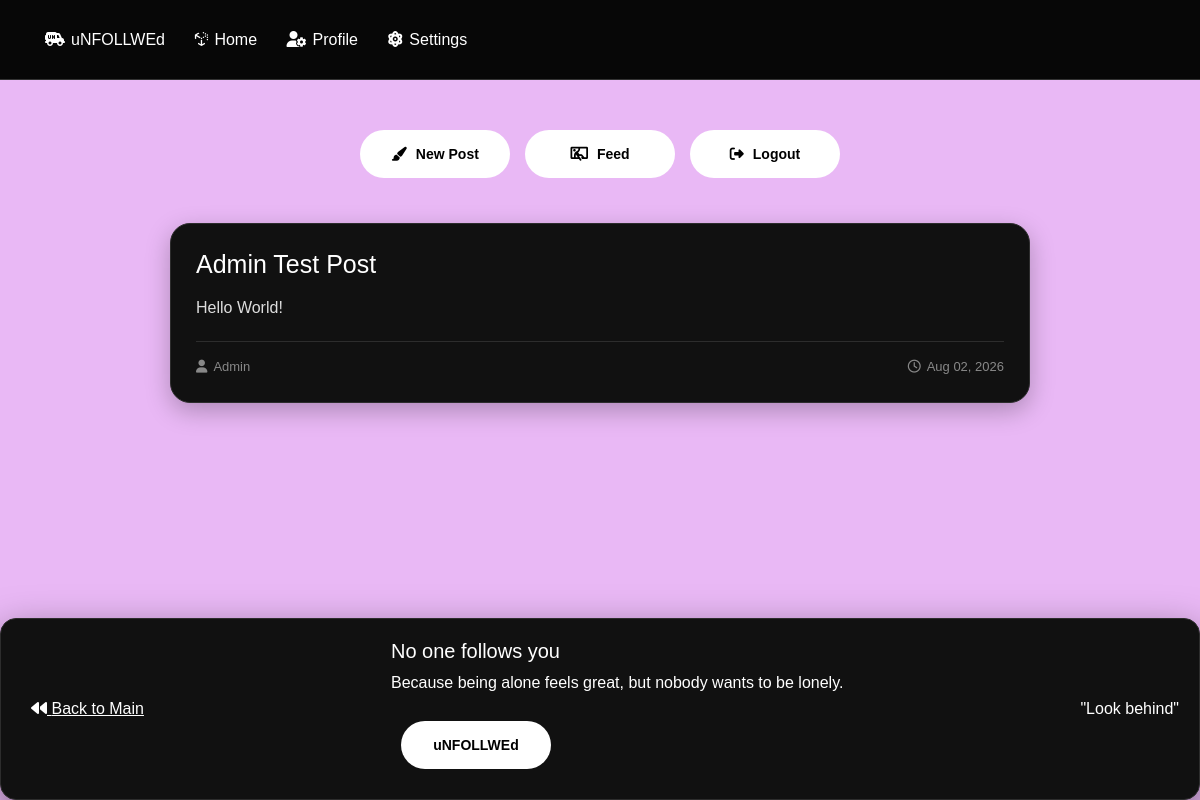
/home/ (signed in), run on an earlier commit of the app's database.
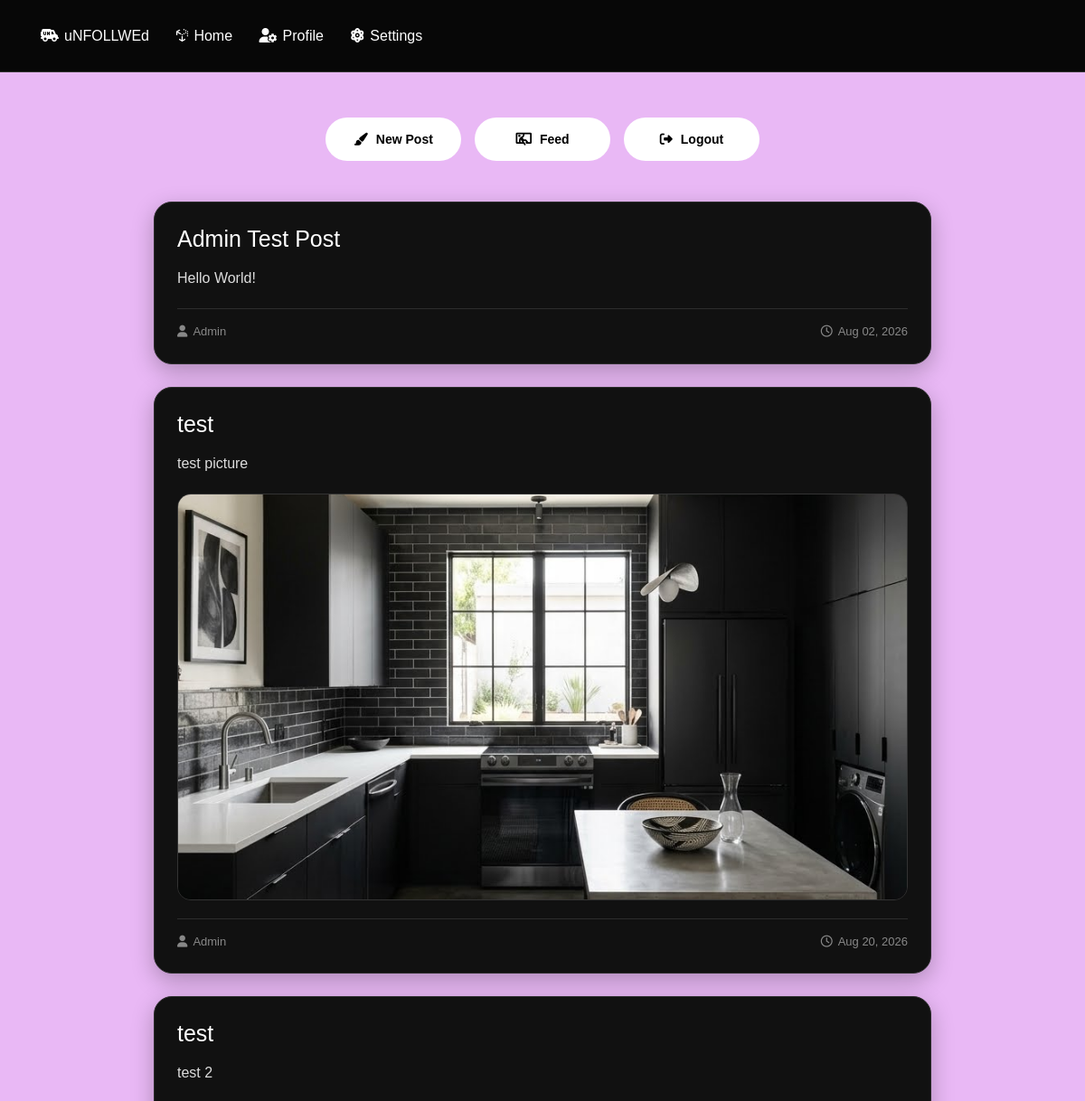
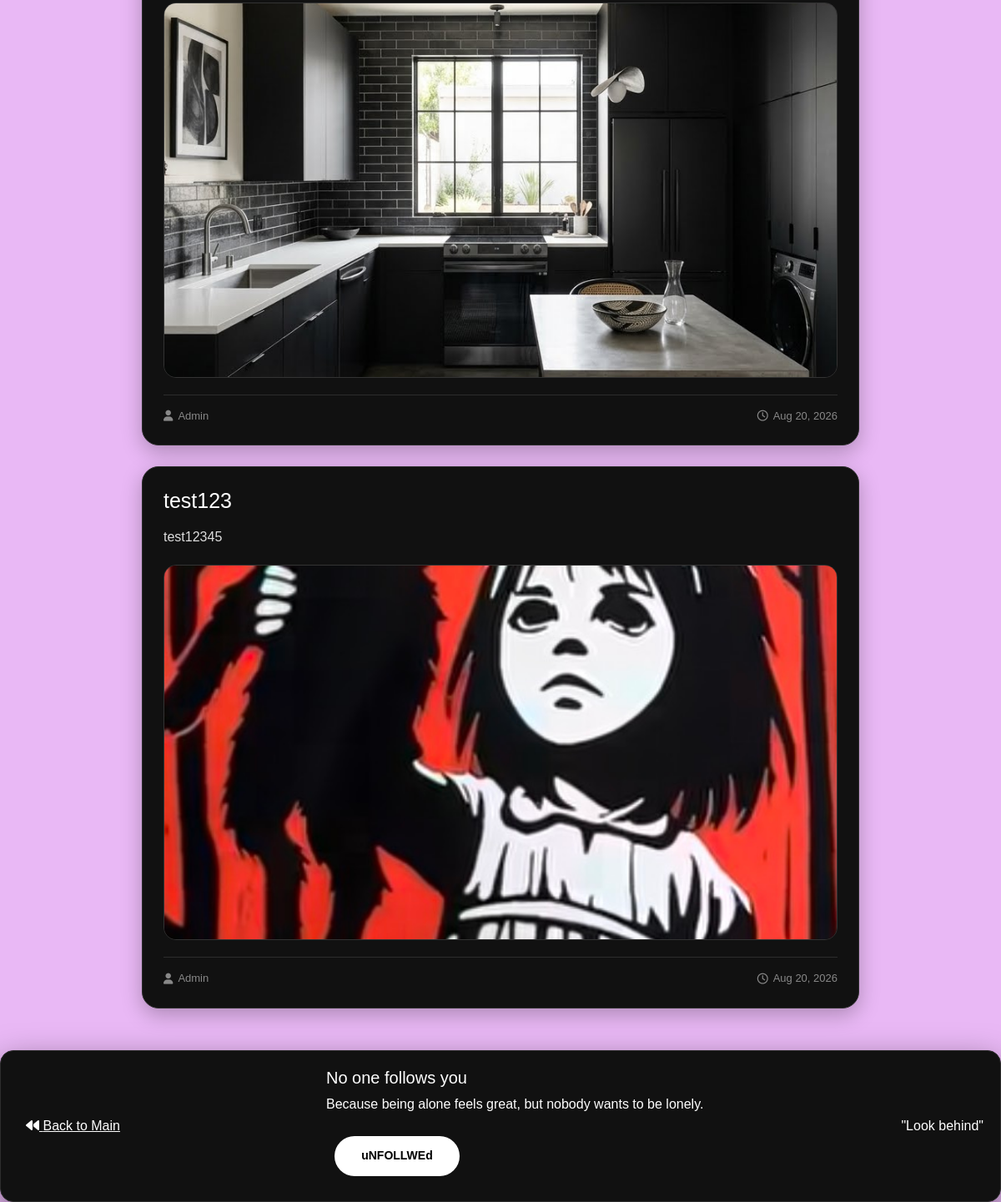
And on a later commit of the database (2 pictures, top to bottom).
### posts/models.py (models this page shows, shortened)
class Post(models.Model):
    author = models.ForeignKey(User, on_delete=models.CASCADE)
    title = models.CharField(max_length=200)
    content =  models.TextField()
    image = models.ImageField(upload_to='posts/', blank=True, null=True)
    created_at = models.DateTimeField(auto_now_add=True)

### posts/views.py (the view)
# urls.py: 2. Add a URL to urlpatterns:  path('', views.home, name='home')
def home(request):
    posts = Post.objects.filter(author = request.user)
    context = {
        'posts': posts
    }
    return render(request,'posts/home.html', context)

### templates/posts/home.html (shortened to what this page needs)
{% extends 'base.html' %}
{% block content %}
<div class="home-page">
<div class="container-home">
    <a class="button" href="{% url 'create_post' %}">
        <i class="fa-solid fa-paintbrush"></i>
        New Post
    </a>
    <a class="button" href="{% url 'post_list' %}">
        <i class="fa-solid fa-person-through-window"></i>
        Feed
    </a>
    <form method="post" action="{% url 'logout' %}">
        <button class="button logout-button" type="submit">
            <i class="fa-solid fa-right-from-bracket"></i>
            Logout
        </button>
    </form>
</div>
<div class="home-posts">
    {% for post in posts %}
        <article class="home-post-card">
            <h2>
                <a href="{% url 'post_detail' post.pk %}">
                    {{ post.title }}
                </a>
            </h2>
            <p class="home-post-content">
                {{ post.content }}
            </p>
            {% if post.image %}
                <img class="home-post-image"
                    src="{{ post.image.url }}"
                    alt="Post image">
            {% endif %}
            <div class="home-post-info">
                <span>
                    <i class="fa-solid fa-user"></i>
                    {{ post.author.username }}
                </span>
                <span>
                    <i class="fa-regular fa-clock"></i>
                    {{ post.created_at|date:"M d, Y" }}
                </span>
            </div>
        </article>
    {% empty %}
        <div class="no-posts">
            <h2>No posts yet.</h2>
            <p>Be the first person to post something.</p>
        </div>
    {% endfor %}
</div>
</div>
{% endblock %}

### templates/base.html (shortened to what this page needs)
{% load static %}
<!DOCTYPE html>
<html lang="en">
<head>
    <link href="https://cdn.jsdelivr.net/npm/bootstrap@5.3.8/dist/css/bootstrap.min.css" rel="stylesheet">
    <link rel="stylesheet" href="{% static 'css/mystyle.css' %}">
</head>
<body>
    {% include 'navbar.html' %}
    <div class="base-container">
        {% block content %}
        {% endblock content %}
    </div>
    {% include 'footer.html' %}
</body>
</html>

### templates/navbar.html (shortened to what this page needs)
<nav class="navbar">
    <div class="navbar-container">
        <div class="nav-links">
            <a href="{% url 'home' %}"><i class="fa-solid fa-truck-field-un"></i>uNFOLLWEd</a>
            <a href="{% url 'home' %}"><i class="fa-brands fa-uncharted"></i>Home</a>
            <a href="{% url 'profile' %}"><i class="fa-solid fa-user-gear"></i>Profile</a>
            <a href="#"><i class="fa-solid fa-atom"></i>Settings</a>
        </div>
    </div>
</nav>

### templates/footer.html
{% load static %}
<div class="footer">
  <div>
    <a href="{% url 'post_list' %}"><i class="fa-solid fa-backward"></i>
        Back to Main
    </a>
  </div>
  <div>
    <h5>No one follows you</h5>
    <p>Because being alone feels great, but nobody wants to be lonely.</p>
    <a href="{% url 'post_list' %}" class="button">uNFOLLWEd</a>
  </div>
  <div>
    "Look behind"
  </div>
</div>

### static/css/mystyle.css (style rules this page uses)
* { margin: 0; padding: 0; box-sizing: border-box; }
body { background-color:#e9b8f5; color: #ffff; font-family: Arial, sans-serif; min-height: 100vh; display: flex; flex-direction: column; }
.base-container { flex-grow: 1; }
.navbar { width: 100%; height: 80px; display: flex; align-items: center; justify-content: space-between; box-sizing: border-box; background: #070707; color: #fff; border-bottom: 1px solid #333; padding: 20px; position: sticky; top: 0; z-index: 1000; }
.navbar-container { width: 100%; display: flex; flex-direction: row; justify-content: space-between; align-items: center; }
.navbar a { color: #fff; text-decoration: none; margin-left: 25px; font-size: 16px; font-weight: 500; transition: 0.2s ease; }
.navbar a i { margin-right: 6px; }
.footer { width: 100%; display: flex; align-items:center; justify-content: space-between; padding: 20px; background: #111; color: #fff; border: 1px solid #2d2d2d; border-radius: 16px; box-shadow: 0 15px 40px rgba(0, 0, 0, 0.5); }
.footer a { margin: 10px; }
h1, h2, h3 { color: #fff; margin: 20px; }
.button { background-color: #fff; border-radius: 9999px; color: #000; border: 2px solid #fff; padding: 10px 20px; cursor: pointer; font-weight: bold; width: 150px; height: 48px; display: inline-flex; align-items: center; justify-content: center; }
a { color: #fff; }
.container-home { width: 100%; display: flex; justify-content:space-evenly; border-radius: 9999px; }
.home-page { width: 100%; max-width: 900px; margin: 50px auto; padding: 0 20px; }
.container-home { display: flex; justify-content: center; align-items: center; gap: 15px; margin-bottom: 45px; }
.button { display: inline-flex; align-items: center; justify-content: center; gap: 9px; background: white; color: black; border: none; border-radius: 999px; padding: 12px 22px; font-size: 14px; font-weight: 800; text-decoration: none; cursor: pointer; transition: transform 0.2s ease, background 0.2s ease; }
.container-home form { margin: 0; }
.logout-button { font-family: inherit; }
.home-posts { display: flex; flex-direction: column; gap: 25px; }
.home-post-card { background: #111; border: 1px solid #2d2d2d; border-radius: 20px; padding: 25px; box-shadow: 0 8px 25px rgba(0, 0, 0, 0.25); transition: transform 0.2s ease, border-color 0.2s ease, box-shadow 0.2s ease; }
.home-post-card h2 { margin: 0 0 15px; font-size: 25px; line-height: 1.2; }
.home-post-card h2 a { color: white; text-decoration: none; }
.home-post-content { color: #ddd; font-size: 16px; line-height: 1.7; margin-bottom: 20px; }
.home-post-image { display: block; width: 100%; max-height: 450px; object-fit: cover; border-radius: 15px; border: 1px solid #333; margin-bottom: 20px; }
.home-post-info { display: flex; justify-content: space-between; border-top: 1px solid #2d2d2d; padding-top: 15px; color: #888; font-size: 13px; }
.home-post-info span { display: flex; align-items: center; gap: 6px; }

What changed in the data, as far as the page shows it:
added Post: title "test", content "test picture", image (picture), author.username "Admin", created_at "Aug 20, 2026"
added Post: title "test", content "test 2", image (picture), author.username "Admin", created_at "Aug 20, 2026"
added Post: title "test123", content "test12345", image (picture), author.username "Admin", created_at "Aug 20, 2026"
